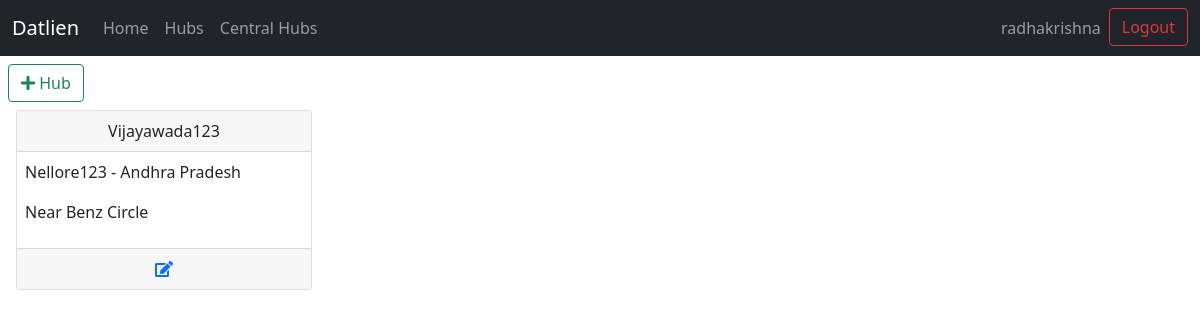
/datlien_admin/viewHubs/ (signed in), run on an earlier commit of the app's database.
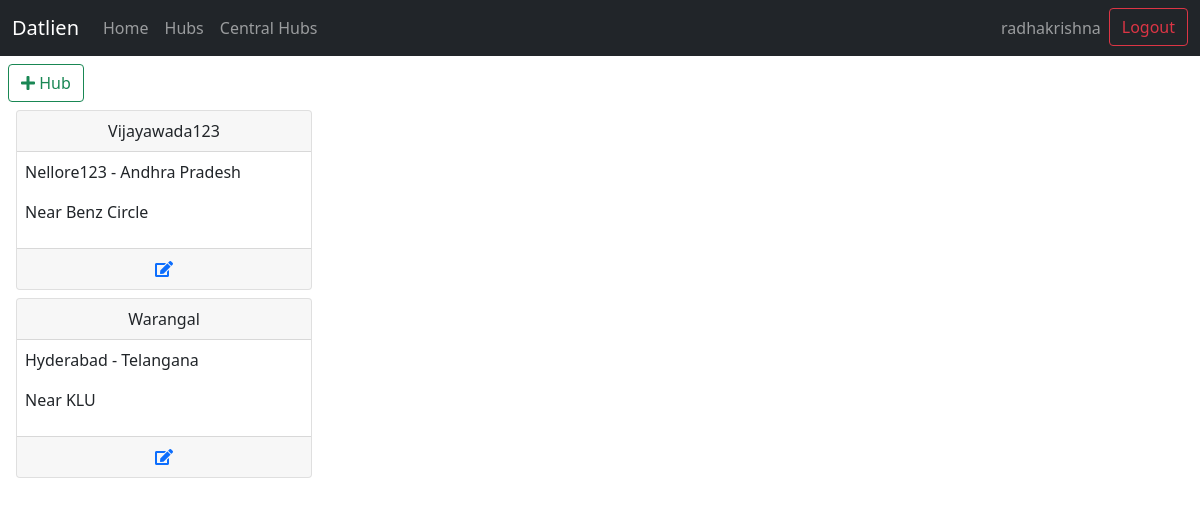
And on a later commit of the database.
### datlien/models.py (models this page shows, shortened)
class Hub(models.Model):
    central_hub = models.ForeignKey(CentralHub,on_delete=models.CASCADE,related_name='+')
    city = models.CharField(max_length=100)
    username = models.CharField(max_length=20)
    password = models.CharField(max_length=20)
    email = models.EmailField()
    address = models.CharField(max_length=100)
    date = models.DateTimeField(default=datetime.now, blank=True)

class CentralHub(models.Model):
    state = models.ForeignKey(State,on_delete=models.CASCADE,related_name='+')
    city = models.CharField(max_length=20)
    username = models.CharField(max_length=20)
    password = models.CharField(max_length=20)
    email = models.EmailField()
    address = models.CharField(max_length=100)
    date = models.DateTimeField(default=datetime.now, blank=True)
    def __str__(self):
        return f"{self.city} - {self.state}"

class State(models.Model):
    name = models.CharField(max_length=50)
    def __str__(self):
        return self.name

### datlien/views.py (the view)
# urls.py: path('viewHubs/', views.viewHubs, name='viewHubs'),
@login_required(login_url="login/")
def viewHubs(request):
    hubs = Hub.objects.all()
    username = request.user.get_username()
    superuser = request.user.is_superuser
    return render(request, "datlien/viewHubs.html",{
        'username':username,
        'hubs':hubs,
        'superuser':superuser,
    })

### datlien/templates/datlien/viewHubs.html
{% extends "datlien/layout.html" %}
{% block 'body' %}
{% load widget_tweaks %}
<div class="m-2">
    <a class="btn btn-outline-success" href="{% url 'addHub' %}"> <i class="fa fa-plus"></i> <span class="h6">Hub</span></a>
</div>
<div class="m-2">
    {% for hub in hubs %}
    <div class="col-3 m-2">
        <div class="card">
            <div class="card-header text-center">
                {{hub.city}}
            </div>
            <div class="card-content m-2">
                <p>{{hub.central_hub}}</p>
                <p>{{hub.address}}</p>
            </div>
            <div class="card-footer text-center">
                <a href="{% url 'editHub' hub.username %}"> <i class="fa fa-edit"></i> </a>
            </div>
        </div>
    </div>
    {% endfor %}
</div>
{% endblock %}

### datlien/templates/datlien/layout.html (shortened to what this page needs)
<!DOCTYPE html>
<html lang="en">
<head>
    <link rel="stylesheet" href="https://use.fontawesome.com/releases/v5.15.3/css/all.css">
    <link href="https://cdn.jsdelivr.net/npm/bootstrap@5.0.0-beta3/dist/css/bootstrap.min.css" rel="stylesheet">
</head>
<body>
    <nav class="navbar navbar-expand-lg navbar-dark bg-dark">
        <div class="container-fluid">
          <a class="navbar-brand" href="{% url 'home' %}">Datlien</a>
          <div class="collapse navbar-collapse" id="navbarSupportedContent">
            <ul class="navbar-nav me-auto mb-2 mb-lg-0">
              <li class="nav-item">
                <a class="nav-link" aria-current="page" href="{% url 'home' %}">Home</a>
              </li>
              {% if superuser %}
              <li class="nav-item">
                <a class="nav-link" href="{% url 'viewHubs' %}">Hubs</a>
              </li>
              <li class="nav-item">
                <a class="nav-link" href="{% url 'viewCentralHubs' %}">Central Hubs</a>
              </li>
              {% endif %}
            </ul>
            <div class="d-flex">
              <ul class="navbar-nav me-auto mb-2 mb-lg-0">
                {% if username %}
                  <li class="nav-item">
                    <a class="nav-link" href="">{{username}}</a>
                  </li>
                  <li class="nav-item">
                    <a class="btn btn-outline-danger" href="{% url 'logout' %}">Logout</a>
                  </li>
                {% else %}
                  <li class="nav-item">
                    <a class="btn btn-outline-danger" href="{% url 'home' %}">Login</a>
                  </li>
                {% endif %}
              </ul>
            </div>
          </div>
        </div>
    </nav>
    {% block 'body' %}
    {% endblock %}
</body>
</html>

What changed in the data, as far as the page shows it:
added Hub: city "Warangal", central_hub "Hyderabad - Telangana", address "Near KLU"
